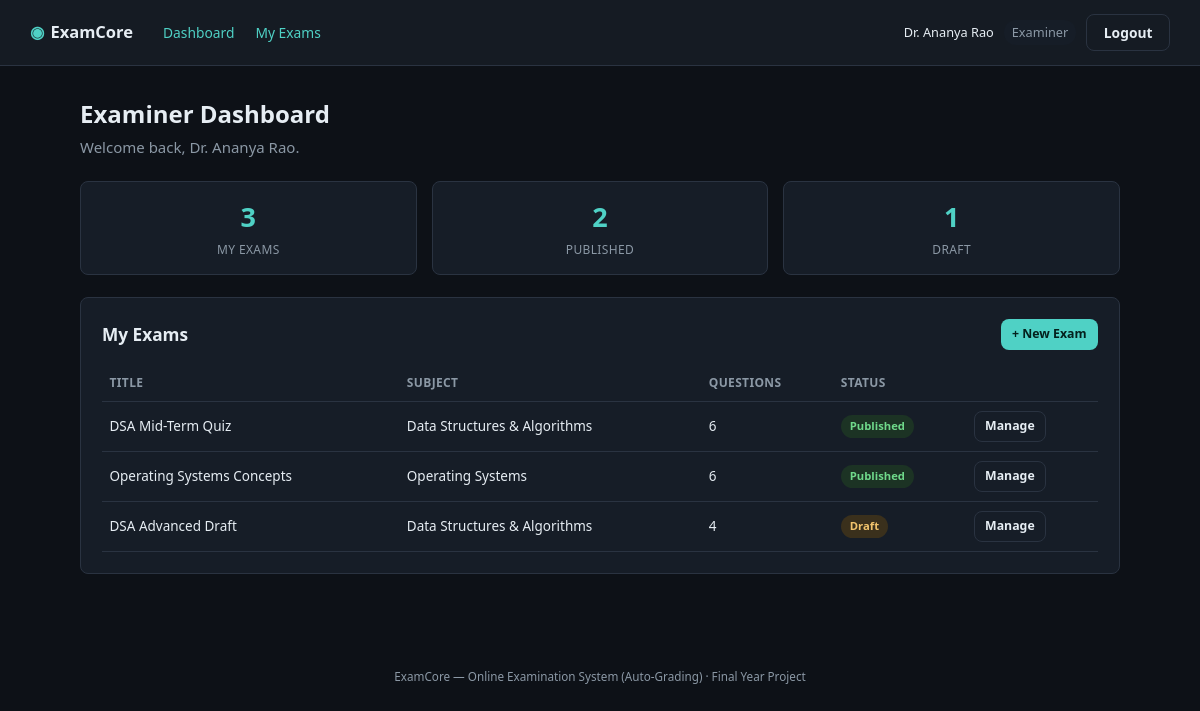
The page /index.php?route=examiner/dashboard (signed in) on the database its author committed.
### tables this page shows
CREATE TABLE exams (
    id                INT AUTO_INCREMENT PRIMARY KEY,
    subject_id        INT NOT NULL,
    examiner_id       INT NOT NULL,
    title             VARCHAR(150) NOT NULL,
    description       TEXT NULL,
    duration_minutes  INT NOT NULL,
    negative_marking  DECIMAL(4,2) NOT NULL DEFAULT 0.00,
    shuffle_questions TINYINT(1) NOT NULL DEFAULT 0,
    status            ENUM('draft','published') NOT NULL DEFAULT 'draft',
    start_at          DATETIME NOT NULL,
    end_at            DATETIME NOT NULL,
    created_at        TIMESTAMP NOT NULL DEFAULT CURRENT_TIMESTAMP,
    FOREIGN KEY (subject_id) REFERENCES subjects(id) ON DELETE CASCADE,
    FOREIGN KEY (examiner_id) REFERENCES users(id) ON DELETE CASCADE
);

CREATE TABLE subjects (
    id            INT AUTO_INCREMENT PRIMARY KEY,
    name          VARCHAR(100) NOT NULL,
    description   TEXT NULL,
    created_by    INT NULL,
    created_at    TIMESTAMP NOT NULL DEFAULT CURRENT_TIMESTAMP,
    FOREIGN KEY (created_by) REFERENCES users(id) ON DELETE SET NULL
);

### app/controllers/ExaminerController.php (called while the page is built, shortened)
<?php
require_once __DIR__ . '/../../core/Auth.php';
require_once __DIR__ . '/../models/Exam.php';
class ExaminerController
{
    public function dashboard(): void
    {
        $exams = Exam::allByExaminer(Auth::id());
        $pageTitle = 'Examiner Dashboard';
        require __DIR__ . '/../views/examiner/dashboard.php';
    }
}

### public/index.php (called while the page is built, shortened)
<?php
require_once __DIR__ . '/../core/helpers.php';
require_once __DIR__ . '/../core/Database.php';
require_once __DIR__ . '/../core/Auth.php';
require_once __DIR__ . '/../app/controllers/ExaminerController.php';
$router = new Router();
$router->get('login', fn() => (new AuthController())->showLogin());
$router->post('login', fn() => (new AuthController())->login());
$router->post('logout', fn() => (new AuthController())->logout());
$router->get('admin/dashboard', fn() => (new AdminController())->dashboard());
$router->get('admin/subjects', fn() => (new AdminController())->subjects());
$router->post('admin/subjects/store', fn() => (new AdminController())->subjectStore());
$router->post('admin/subjects/update', fn() => (new AdminController())->subjectUpdate());
$router->post('admin/subjects/delete', fn() => (new AdminController())->subjectDelete());
$router->get('admin/examiners', fn() => (new AdminController())->examiners());
$router->post('admin/examiners/store', fn() => (new AdminController())->examinerStore());
$router->post('admin/examiners/status', fn() => (new AdminController())->examinerToggleStatus());
$router->get('admin/students', fn() => (new AdminController())->students());
$router->post('admin/students/store', fn() => (new AdminController())->studentStore());
$router->post('admin/students/status', fn() => (new AdminController())->studentToggleStatus());
$router->get('admin/exams', fn() => (new AdminController())->exams());
$router->get('admin/analytics', fn() => (new AdminController())->analytics());
$router->get('examiner/dashboard', fn() => (new ExaminerController())->dashboard());
$router->get('examiner/exams', fn() => (new ExaminerController())->exams());
$router->get('examiner/exams/create', fn() => (new ExaminerController())->examCreateForm());
$router->post('examiner/exams/store', fn() => (new ExaminerController())->examStore());
$router->get('examiner/exams/edit', fn() => (new ExaminerController())->examEditForm());
$router->post('examiner/exams/update', fn() => (new ExaminerController())->examUpdate());
$router->post('examiner/exams/delete', fn() => (new ExaminerController())->examDelete());
$router->post('examiner/exams/publish', fn() => (new ExaminerController())->examPublishToggle());
$router->get('examiner/questions', fn() => (new ExaminerController())->questions());
$router->post('examiner/questions/store', fn() => (new ExaminerController())->questionStore());
$router->post('examiner/questions/update', fn() => (new ExaminerController())->questionUpdate());
$router->post('examiner/questions/delete', fn() => (new ExaminerController())->questionDelete());
$router->get('examiner/results', fn() => (new ExaminerController())->results());
$router->get('examiner/analytics', fn() => (new ExaminerController())->analytics());
$router->get('student/dashboard', fn() => (new StudentController())->dashboard());
$router->get('student/exams', fn() => (new StudentController())->exams());
$router->get('student/exam/start', fn() => (new StudentController())->examStart());
$router->get('student/exam/attempt', fn() => (new StudentController())->examAttempt());
$router->post('student/exam/autosave', fn() => (new StudentController())->autosave());
$router->post('student/exam/violation', fn() => (new StudentController())->violation());
$router->post('student/exam/submit', fn() => (new StudentController())->submit());
$router->get('student/results', fn() => (new StudentController())->results());
$router->get('student/results/view', fn() => (new StudentController())->resultView());
$route = $_GET['route'] ?? '';
$router->dispatch($_SERVER['REQUEST_METHOD'], $route);

### core/Router.php (called while the page is built, shortened)
<?php
class Router
{
    private array $routes = ['GET' => [], 'POST' => []];
    public function get(string $route, callable $handler): void
    {
        $this->routes['GET'][$route] = $handler;
    }
    public function post(string $route, callable $handler): void
    {
        $this->routes['POST'][$route] = $handler;
    }
    public function dispatch(string $method, string $route): void
    {
        $handler = $this->routes[$method][$route] ?? null;
        try {
            $handler();
        } catch (Throwable $e) {
            error_log($e->getMessage());
            http_response_code(500);
            require __DIR__ . '/../app/views/errors/500.php';
        }
    }
}

### core/helpers.php (called while the page is built, shortened)
<?php
function e(?string $value): string
{
    return htmlspecialchars($value ?? '', ENT_QUOTES, 'UTF-8');
}

### core/Auth.php (called while the page is built, shortened)
<?php
require_once __DIR__ . '/Database.php';
class Auth
{
    public static function id(): ?int
    {
        return $_SESSION['user_id'] ?? null;
    }
    public static function name(): ?string
    {
        return $_SESSION['user_name'] ?? null;
    }
}

### config/database.php (called while the page is built)
<?php
return [
    'host'     => '127.0.0.1',
    'port'     => 3306,
    'database' => 'online_examination_system',
    'username' => 'root',
    'password' => '',
    'charset'  => 'utf8mb4',
];

### core/Database.php (called while the page is built)
<?php
class Database
{
    private static ?PDO $instance = null;
    public static function connect(): PDO
    {
        if (self::$instance === null) {
            $config = require __DIR__ . '/../config/database.php';
            $dsn = sprintf(
                'mysql:host=%s;port=%d;dbname=%s;charset=%s',
                $config['host'],
                $config['port'],
                $config['database'],
                $config['charset']
            );
            self::$instance = new PDO($dsn, $config['username'], $config['password'], [
                PDO::ATTR_ERRMODE            => PDO::ERRMODE_EXCEPTION,
                PDO::ATTR_DEFAULT_FETCH_MODE => PDO::FETCH_ASSOC,
                PDO::ATTR_EMULATE_PREPARES   => false,
            ]);
        }
        return self::$instance;
    }
}

### app/models/Exam.php (called while the page is built, shortened)
<?php
require_once __DIR__ . '/../../core/Database.php';
class Exam
{
    public static function allByExaminer(int $examinerId): array
    {
        $stmt = Database::connect()->prepare(
            'SELECT e.*, s.name AS subject_name,
                    (SELECT COUNT(*) FROM questions q WHERE q.exam_id = e.id) AS question_count,
                    (SELECT COALESCE(SUM(q.marks),0) FROM questions q WHERE q.exam_id = e.id) AS total_marks,
                    (SELECT COUNT(*) FROM exam_attempts a WHERE a.exam_id = e.id) AS attempt_count
             FROM exams e JOIN subjects s ON s.id = e.subject_id
             WHERE e.examiner_id = ?
             ORDER BY e.created_at DESC'
        );
        $stmt->execute([$examinerId]);
        return $stmt->fetchAll();
    }
}

### app/views/examiner/dashboard.php (the view)
<?php require __DIR__ . '/../partials/header.php'; ?>
<?php require __DIR__ . '/../partials/navbar.php'; ?>
<main class="page">
    <h1><?= e($pageTitle) ?></h1>
    <p class="page-sub">Welcome back, <?= e(Auth::name()) ?>.</p>
    <div class="stat-grid">
        <div class="stat-tile"><span class="stat-value"><?= count($exams) ?></span><span class="stat-label">My Exams</span></div>
        <div class="stat-tile"><span class="stat-value"><?= count(array_filter($exams, fn($x) => $x['status'] === 'published')) ?></span><span class="stat-label">Published</span></div>
        <div class="stat-tile"><span class="stat-value"><?= count(array_filter($exams, fn($x) => $x['status'] === 'draft')) ?></span><span class="stat-label">Draft</span></div>
    </div>
    <section class="card">
        <div class="card-head">
            <h2>My Exams</h2>
            <a class="btn btn-primary btn-sm" href="/index.php?route=examiner/exams/create">+ New Exam</a>
        </div>
        <table class="data-table">
            <thead><tr><th>Title</th><th>Subject</th><th>Questions</th><th>Status</th><th></th></tr></thead>
            <tbody>
            <?php foreach (array_slice($exams, 0, 8) as $exam): ?>
                <tr>
                    <td><?= e($exam['title']) ?></td>
                    <td><?= e($exam['subject_name']) ?></td>
                    <td><?= (int)$exam['question_count'] ?></td>
                    <td><span class="badge badge-<?= e($exam['status']) ?>"><?= e($exam['status']) ?></span></td>
                    <td><a class="btn btn-ghost btn-sm" href="/index.php?route=examiner/questions&exam_id=<?= (int)$exam['id'] ?>">Manage</a></td>
                </tr>
            <?php endforeach; ?>
            </tbody>
        </table>
    </section>
</main>
<?php require __DIR__ . '/../partials/footer.php'; ?>

### public/assets/css/style.css (style rules this page uses)
:root { --bg: #0d1117; --bg-elevated: #151b23; --bg-card: #161d27; --border: #2a3341; --text: #e6edf3; --text-muted: #8b98a5; --accent: #4fd1c5; --accent-dark: #2fb3a6; --accent-contrast: #04211d; --danger: #f26d6d; --danger-bg: #3a1f22; --success: #6fd88a; --success-bg: #1c3324; --warning: #f2c46d; --warning-bg: #3a301c; --radius: 8px; --font: 'Segoe UI', system-ui, -apple-system, Roboto, sans-serif; --mono: 'Consolas', 'SFMono-Regular', Menlo, monospace; }
* { box-sizing: border-box; }
html, body { margin: 0; padding: 0; background: var(--bg); color: var(--text); font-family: var(--font); font-size: 15px; line-height: 1.5; }
a { color: var(--accent); text-decoration: none; }
h1, h2, h3 { font-weight: 600; margin: 0 0 0.5em; }
h1 { font-size: 1.6rem; }
h2 { font-size: 1.15rem; }
.btn { display: inline-block; padding: 0.55rem 1.1rem; border-radius: var(--radius); border: 1px solid transparent; font-size: 0.92rem; font-weight: 600; cursor: pointer; font-family: inherit; }
.btn-primary { background: var(--accent); color: var(--accent-contrast); }
.btn-ghost { background: transparent; color: var(--text); border-color: var(--border); }
.btn-sm { padding: 0.35rem 0.7rem; font-size: 0.82rem; }
.page { max-width: 1100px; margin: 0 auto; padding: 2rem; }
.page-sub { color: var(--text-muted); margin-top: -0.5rem; margin-bottom: 1.5rem; }
.card { background: var(--bg-card); border: 1px solid var(--border); border-radius: var(--radius); padding: 1.4rem; margin-bottom: 1.5rem; }
.card-head { display: flex; align-items: center; justify-content: space-between; margin-bottom: 1rem; }
.card-head h1, .card-head h2 { margin: 0; }
.stat-grid { display: grid; grid-template-columns: repeat(auto-fit, minmax(140px, 1fr)); gap: 1rem; margin-bottom: 1.5rem; }
.stat-tile { background: var(--bg-card); border: 1px solid var(--border); border-radius: var(--radius); padding: 1rem; text-align: center; }
.stat-value { display: block; font-size: 1.8rem; font-weight: 700; color: var(--accent); }
.stat-label { display: block; color: var(--text-muted); font-size: 0.8rem; margin-top: 0.2rem; text-transform: uppercase; letter-spacing: 0.03em; }
.data-table { width: 100%; border-collapse: collapse; font-size: 0.9rem; }
.data-table th, .data-table td { text-align: left; padding: 0.6rem 0.5rem; border-bottom: 1px solid var(--border); }
.data-table th { color: var(--text-muted); font-weight: 600; font-size: 0.8rem; text-transform: uppercase; letter-spacing: 0.03em; }
.badge { display: inline-block; padding: 0.2rem 0.6rem; border-radius: 12px; font-size: 0.75rem; font-weight: 600; text-transform: capitalize; }
.badge-active, .badge-published, .badge-submitted, .badge-correct { background: var(--success-bg); color: var(--success); }
.badge-inactive, .badge-draft { background: var(--warning-bg); color: var(--warning); }

### rows shown on the page
exams: title "DSA Mid-Term Quiz", subject.name "Data Structures & Algorithms", question_count "6", status "Published"
exams: title "Operating Systems Concepts", subject.name "Operating Systems", question_count "6", status "Published"
exams: title "DSA Advanced Draft", subject.name "Data Structures & Algorithms", question_count "4", status "Draft"

### other values the page prints
$label "Dashboard"
$label "My Exams"
Auth::name() "Dr. Ananya Rao"
str_replace('_', ' ', $role) "Examiner"
$pageTitle "Examiner Dashboard"
count($exams) "3"
count(array_filter($exams, fn($x) => $x['status'] === 'published')) "2"
count(array_filter($exams, fn($x) => $x['status'] === 'draft')) "1"
